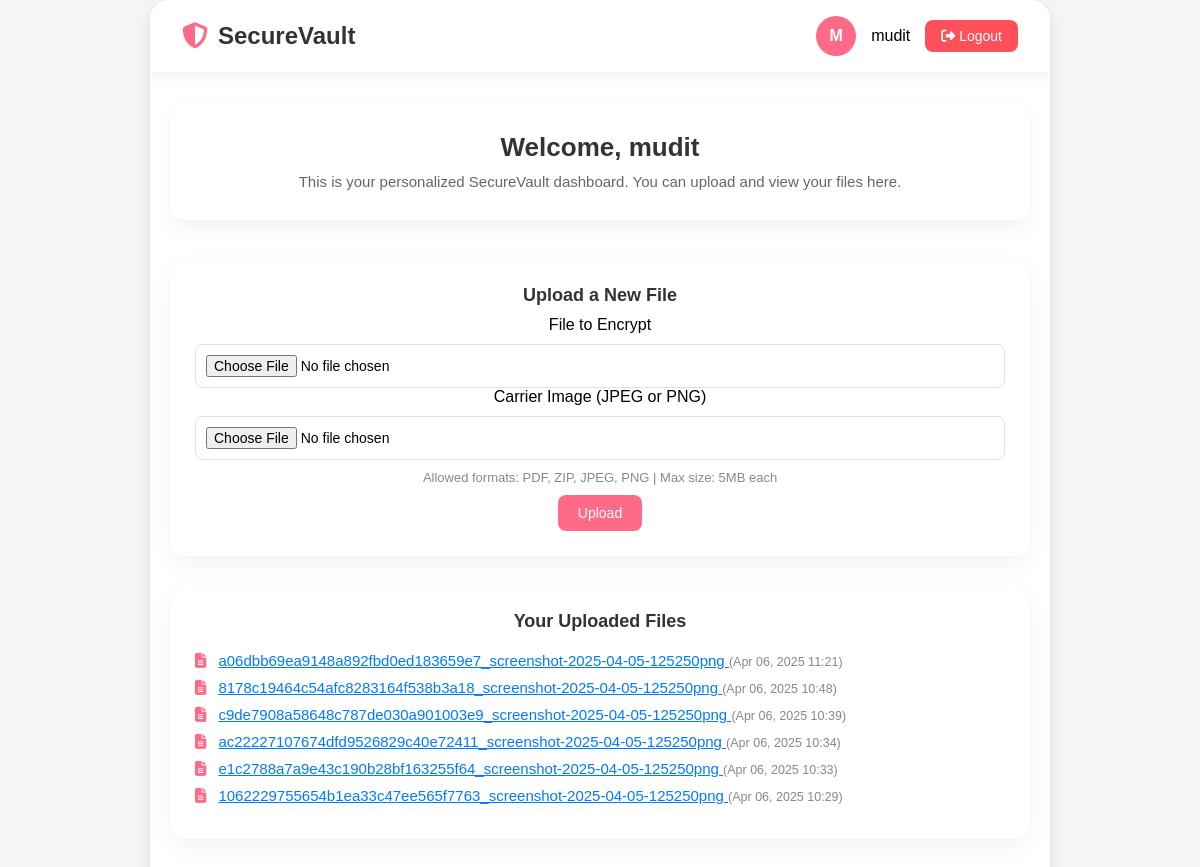
The page /accounts/dashboard/ (signed in) on the database its author committed.
### accounts/models.py (models this page shows, shortened)
class UploadedFile(models.Model):
    user = models.ForeignKey(User, on_delete=models.CASCADE)
    original_filename = models.CharField(max_length=255, blank=True)
    encrypted_file = models.FileField(upload_to='user_files/', blank=True, null=True)
    stegano_image = models.ImageField(upload_to='stego_images/', blank=True, null=True)
    decrypted_file = models.FileField(upload_to='decrypted_files/', blank=True, null=True)
    is_decrypted = models.BooleanField(default=False)
    uploaded_at = models.DateTimeField(auto_now_add=True)

### accounts/views.py (the view, shortened to what this page needs)
# urls.py: path('dashboard/', views.dashboard, name='dashboard'),
@login_required
def dashboard(request):
    user = request.user
    upload_form = FileUploadForm()
    user_files = UploadedFile.objects.filter(user=user).order_by('-uploaded_at')
    return render(request, 'accounts/dashboard.html', {
        'user': user,
        'upload_form': upload_form,
        'user_files': user_files,
    })

### accounts/forms.py (shortened to what this page needs)
class FileUploadForm(forms.ModelForm):
    class Meta:
        model = UploadedFile
        fields = ['encrypted_file', 'stegano_image']
        labels = {
            'encrypted_file': "File to Encrypt",
            'stegano_image': "Carrier Image (JPEG or PNG)",
        }

### accounts/templates/accounts/dashboard.html (shortened to what this page needs)
<!DOCTYPE html>
<html lang="en">
<head>
  <link href="https://cdnjs.cloudflare.com/ajax/libs/font-awesome/6.5.0/css/all.min.css" rel="stylesheet" />
</head>
<body>
  <div class="container">
    <div class="navbar">
      <div class="logo">
        <i class="fas fa-shield-alt"></i>
        <h2>SecureVault</h2>
      </div>
      <div class="user-menu">
        <div class="user-avatar">
          {{ user.username|first|upper }}
        </div>
        <span>{{ user.username }}</span>
        <a href="{% url 'logout' %}" class="logout-button">
          <i class="fas fa-sign-out-alt"></i> Logout
        </a>
      </div>
    </div>
    <div class="dashboard-container">
      <div class="welcome-card">
        <h2>Welcome, {{ user.username }}</h2>
        <p>This is your personalized SecureVault dashboard. You can upload and view your files here.</p>
      </div>
      <div class="dashboard-card">
        <div class="card-title">Upload a New File</div>
        <form method="post" enctype="multipart/form-data" id="uploadForm">
          <label for="id_encrypted_file">File to Encrypt</label>
          {{ upload_form.encrypted_file }}
          <label for="id_stegano_image" style="margin-top: 15px;">Carrier Image (JPEG or PNG)</label>
          {{ upload_form.stegano_image }}
          <p class="note">Allowed formats: PDF, ZIP, JPEG, PNG | Max size: 5MB each</p>
          <button type="submit">Upload</button>
        </form>
      </div>
      <div class="dashboard-card">
        <div class="card-title">Your Uploaded Files</div>
        <ul>
          {% for file in user_files %}
            {% if file.encrypted_file %}
              <li>
                <i class="fas fa-file-alt"></i>
                <span class="decrypt-link" data-file-id="{{ file.id }}">
                  {{ file.encrypted_file.name|cut:"user_files/" }}
                </span>
                <small style="color: #888;">({{ file.uploaded_at|date:"M d, Y H:i" }})</small>
              </li>
            {% else %}
              <li>
                <i class="fas fa-file-alt" style="color: gray;"></i>
                <span style="color: gray;">[Missing File]</span>
              </li>
            {% endif %}
          {% empty %}
            <li>No file uploaded yet.</li>
          {% endfor %}
        </ul>
      </div>
    </div>
  </div>
</body>
</html>

### accounts/templates/accounts/dashboard.html (style rules this page uses)
* { margin: 0; padding: 0; box-sizing: border-box; font-family: 'Arial', sans-serif; }
body { background-color: #f5f5f5; display: flex; justify-content: center; align-items: center; min-height: 100vh; }
.container { display: flex; width: 90%; max-width: 900px; background: white; border-radius: 20px; overflow: hidden; box-shadow: 0 5px 15px rgba(0, 0, 0, 0.1); flex-direction: column; }
.navbar { background: #ffffff; padding: 16px 32px; display: flex; justify-content: space-between; align-items: center; box-shadow: 0 4px 12px rgba(0, 0, 0, 0.06); }
.logo { display: flex; align-items: center; gap: 10px; }
.logo i { font-size: 26px; color: #ff6a88; }
.logo h2 { font-size: 24px; color: #333; }
.user-menu { display: flex; align-items: center; gap: 15px; }
.user-avatar { width: 40px; height: 40px; border-radius: 50%; background-color: #ff6a88; color: white; display: flex; justify-content: center; align-items: center; font-weight: bold; }
.logout-button { background: #ff4f5a; color: #fff; padding: 8px 16px; border-radius: 8px; font-size: 14px; text-decoration: none; transition: background 0.3s; }
.dashboard-container { padding: 30px 20px; }
.welcome-card { background: #ffffff; padding: 30px; border-radius: 15px; box-shadow: 0 8px 20px rgba(0, 0, 0, 0.05); margin-bottom: 40px; text-align: center; }
.welcome-card h2 { font-size: 26px; color: #333; margin-bottom: 10px; }
.welcome-card p { color: #666; font-size: 15px; }
.dashboard-card { background: #ffffff; border-radius: 15px; padding: 25px; display: flex; flex-direction: column; text-align: center; box-shadow: 0 8px 24px rgba(0, 0, 0, 0.05); margin-bottom: 30px; }
.card-title { font-size: 18px; font-weight: 600; color: #333; margin-bottom: 10px; }
form button { background-color: #ff6a88; color: white; border: none; padding: 10px 20px; border-radius: 8px; cursor: pointer; font-size: 14px; margin-top: 10px; }
ul { list-style: none; padding: 0; text-align: left; }
ul li { margin: 10px 0; font-size: 15px; transition: color 0.2s; }
ul li i { margin-right: 8px; color: #ff6a88; }
.decrypt-link { cursor: pointer; color: #007bff; text-decoration: underline; }
input[type="file"] { display: block; width: 100%; padding: 10px; border-radius: 8px; border: 1px solid #e0e0e0; font-size: 14px; margin-top: 10px; }
.note { font-size: 13px; color: #888; margin-top: 10px; }

### rows shown on the page
UploadedFile: encrypted_file.name "a06dbb69ea9148a892fbd0ed183659e7_screenshot-2025-04-05-125250png", uploaded_at "Apr 06, 2025 11:21"
UploadedFile: encrypted_file.name "8178c19464c54afc8283164f538b3a18_screenshot-2025-04-05-125250png", uploaded_at "Apr 06, 2025 10:48"
UploadedFile: encrypted_file.name "c9de7908a58648c787de030a901003e9_screenshot-2025-04-05-125250png", uploaded_at "Apr 06, 2025 10:39"
UploadedFile: encrypted_file.name "ac22227107674dfd9526829c40e72411_screenshot-2025-04-05-125250png", uploaded_at "Apr 06, 2025 10:34"
UploadedFile: encrypted_file.name "e1c2788a7a9e43c190b28bf163255f64_screenshot-2025-04-05-125250png", uploaded_at "Apr 06, 2025 10:33"
UploadedFile: encrypted_file.name "1062229755654b1ea33c47ee565f7763_screenshot-2025-04-05-125250png", uploaded_at "Apr 06, 2025 10:29"

### other values the page prints
{{ user.username|first|upper }} "M"
{{ user.username }} "mudit"
